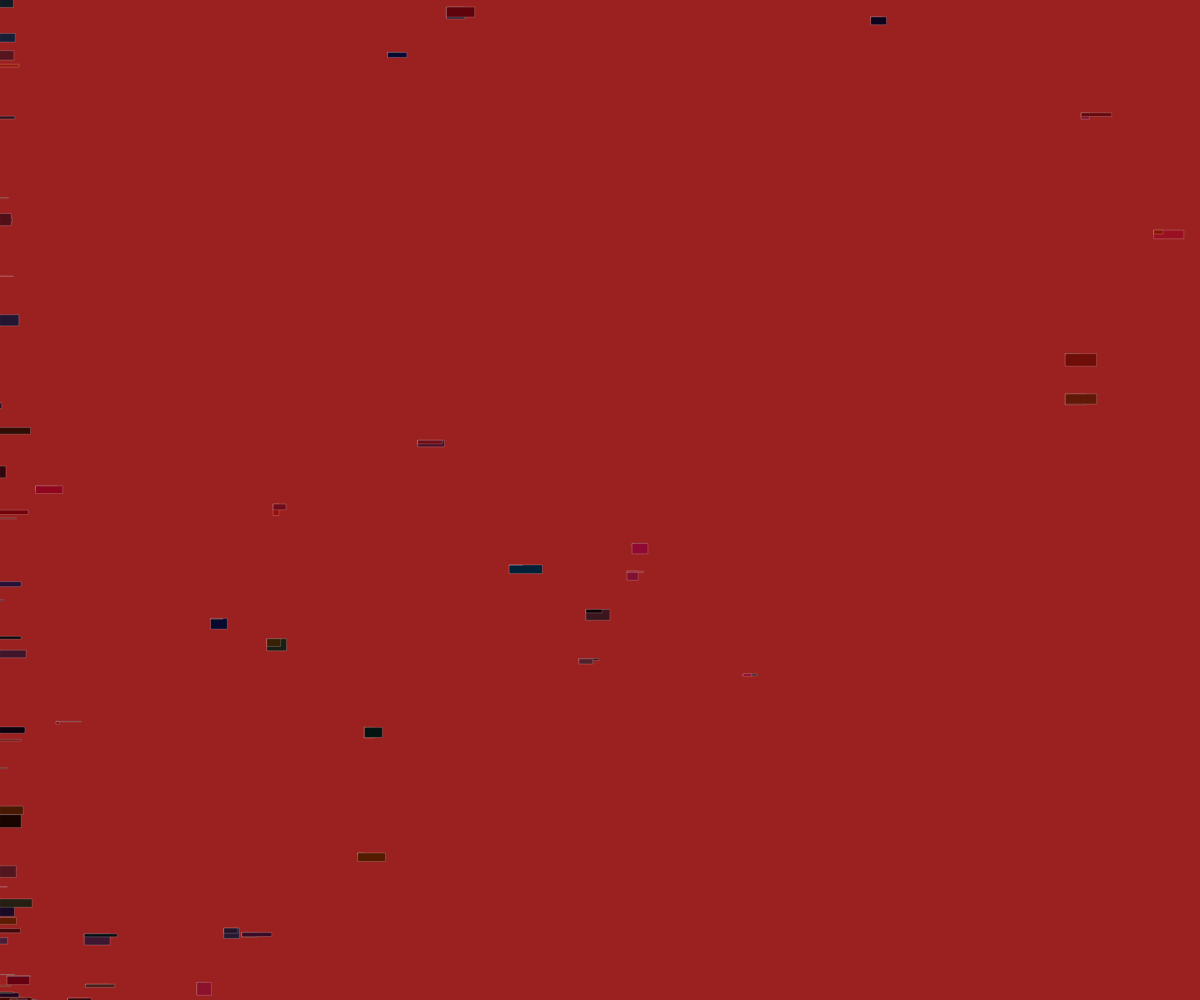
Frame 1 (no input)
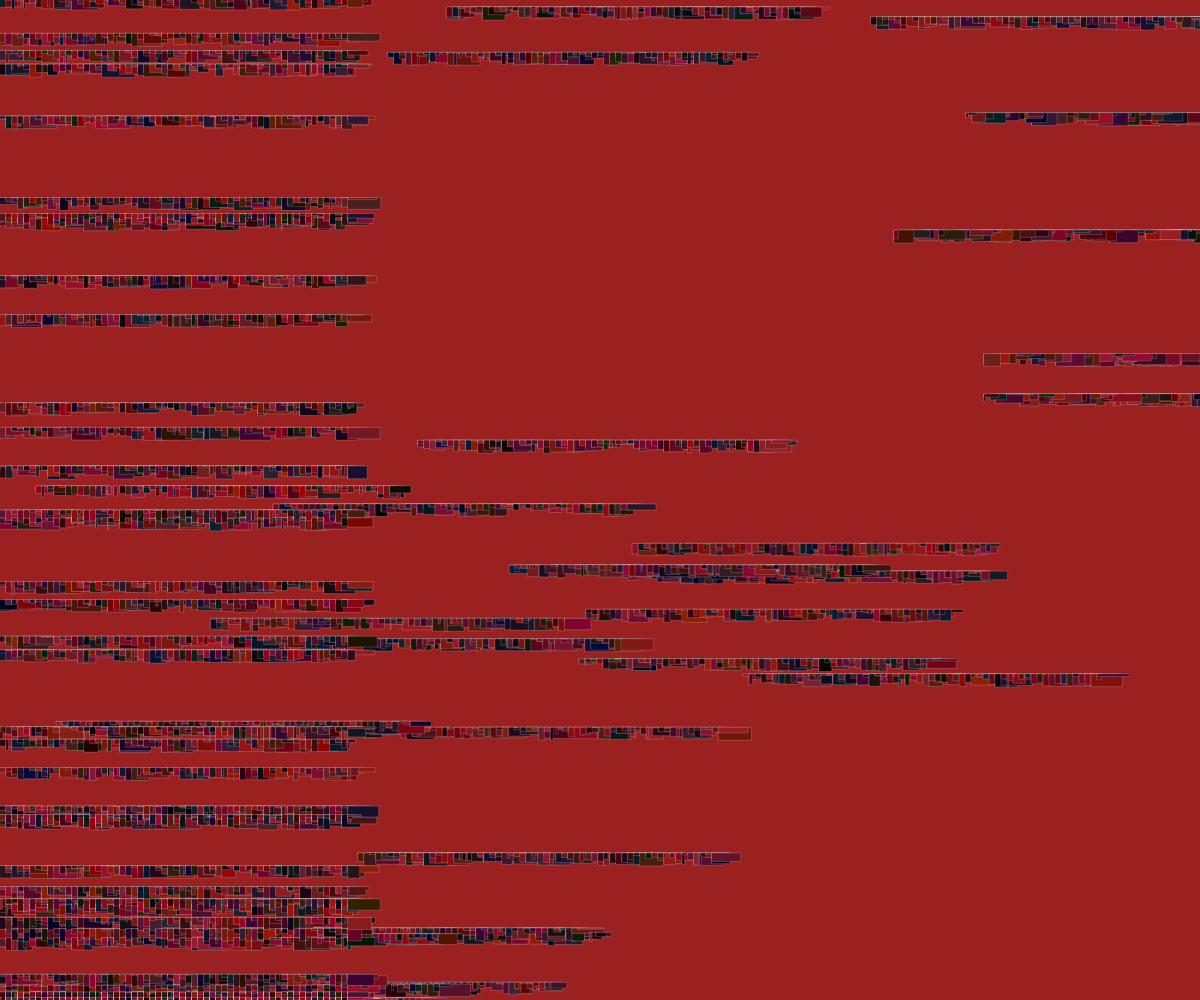
Frame 60 (no input)
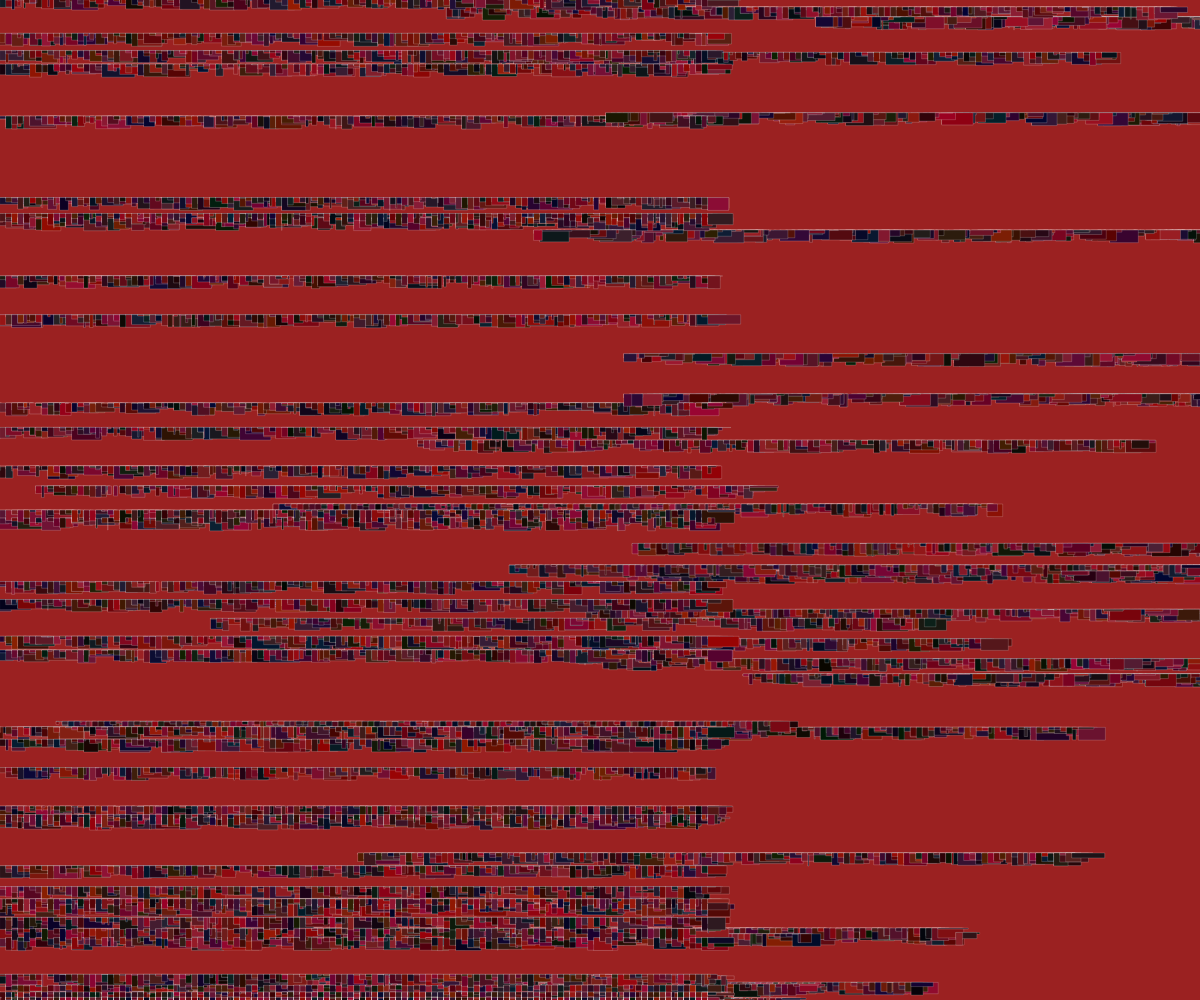
Frame 120 (the mouse pressed at the canvas centre since frame 60)

The p5.js sketch that drew these frames (run headless with seeded random() and noise() and a simulated clock; from frame 60 on, the mouse is pressed at the canvas centre):

// p5.js sketch
// ── sketch.js
var particles = [],
    dotz = 133;

function setup() {
  createCanvas(windowWidth, windowHeight);
  background(155, 33, 33);

  // create particles
  for (var i = 0; i < dotz; i++) {
    var r = random(width);
    var a = random(height);
    var x = r * Math.cos(a);
    var y = height * Math.sin(a);
    particles[i] = new Particle(x, y, random(2,8));
  }

}

function draw() {
  background(55, 33, 133, .3);


  for (var i = 0; i < dotz; i++) {
    var particle = particles[i];

    particle.update();
    particle.display();
        particle.display();

  }

  
}

function windowResized() {
  resizeCanvas(windowWidth, windowHeight);
}

// ── particle.js
var Particle = function(x, y, m) {
  this.pos = createVector(x, y);
  this.vel = createVector(3, 0);
  this.acc = createVector(3, 0);
  this.mass = 33;

  this.applyForce = function(force) {
    var f = force.copy();
    f.div(this.mass);
    this.acc.add(f);
  }

  this.update = function() {
    this.vel.add(this.acc);
    this.pos.add(this.vel);
    this.acc.mult(0);
  }

  this.display = function() {
    stroke(255, 44);
      fill(random(155), random(33), random(55));
      rect(this.pos.x, this.pos.y, random(33), random(13));

    if (this.pos.x > width) {
      this.vel.x *= -1;
      this.pos.x = width;
    }

    if (this.pos.x < 0) {
      this.vel.x *= -1;
      this.pos.x = 0;
    }
  }
}
